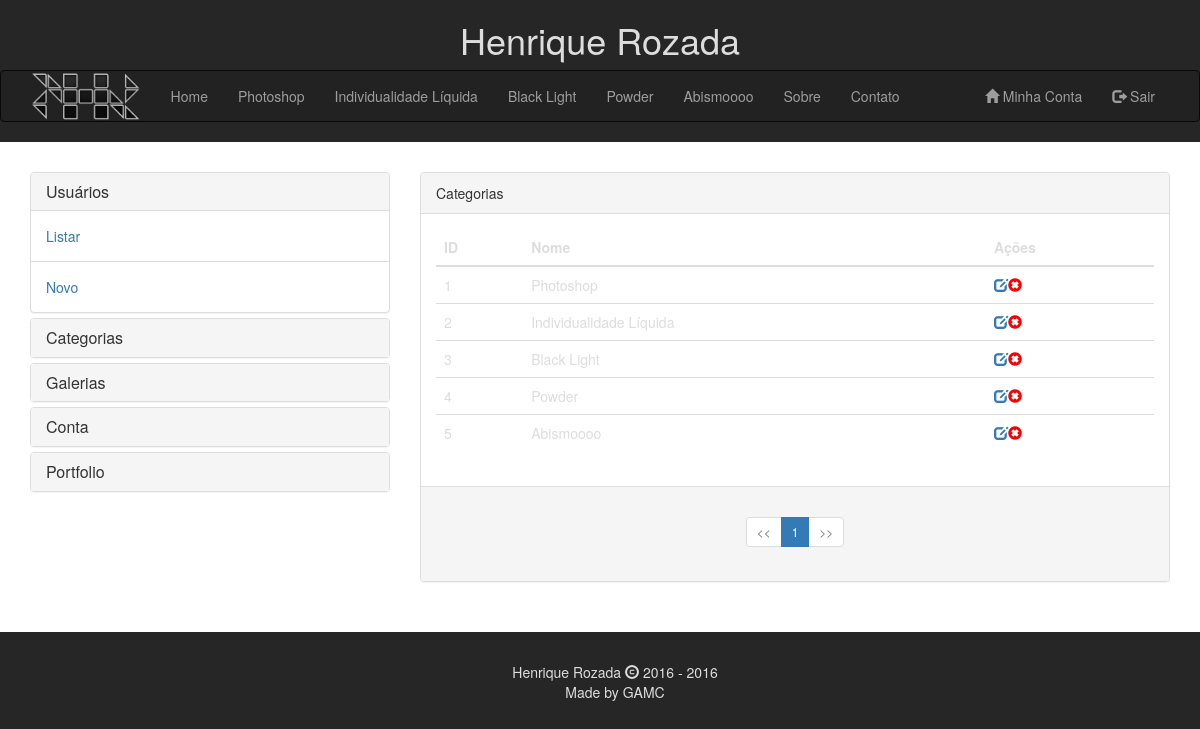
Page /categories/listCat.php (signed in) on the committed database.
### tables this page shows
CREATE TABLE `categories` (
  `id` int(11) NOT NULL,
  `name` varchar(50) NOT NULL
);

### categories/listCat.php (the view, shortened to what this page needs)
<?php
include "../template/header.php";
include "../conn/connection.php";
if (isset($_SESSION['email'])):
    $currentPage = isset($_GET['page'])?$_GET['page']: 1;
    $offset = 20 * ($currentPage-1);
    $catStmt = $conn->prepare('SELECT * from categories LIMIT 20 OFFSET ' . $offset);
    $catStmt->execute();
    $categories = $catStmt->fetchAll();
    $queryRes = $conn->query('SELECT count(*) from categories');
    $count = $queryRes->fetchColumn();
    ?>
    <article>
        <div class="container">
            <div class="row">
                <?php include "../dbmenu.php"; ?>
                <div class="col-sm-8">
                    <div class="row">
                        <div class="col-sm-12">
                            <div class="panel panel-default">
                                <div class="panel-heading">Categorias</div>
                                <div class="panel-body">
                                    <div class="table-responsive">
                                        <table id="categoryTable" class="table table-hover">
                                            <thead>
                                                <tr>
                                                    <th>ID</th>
                                                    <th>Nome</th>
                                                    <th>Ações</th>
                                                </tr>
                                            </thead>
                                            <tbody>
                                                <?php foreach ($categories as $category): ?>
                                                    <tr>
                                                        <td><?php echo $category['id'] ?></td>
                                                        <td><?php echo $category['name'] ?></td>
                                                        <td><a href="/categories/editCat.php?id=<?php echo $category['id']?>"><span class="glyphicon glyphicon-edit"></span></a><button class="fakeLink" onclick="deleteRowCategory(this,<?php echo $category['id'] ?>)"><span class="glyphicon glyphicon-remove-sign"></span></button></td>
                                                    </tr>
                                                <?php endforeach; ?>
                                            </tbody>
                                        </table>
                                    </div>
                                </div>
                                <div class="panel-footer text-center">
                                    <ul class="pagination pagination-sm">
                                        <?php
                                        $numPages = ceil($count / 20);
                                        $minPage = $currentPage - 2 > 0 ? $currentPage - 2 : 1;
                                        $maxPage = $currentPage + 2 < $numPages ? $currentPage + 2 : $numPages;
                                        if($currentPage>1){
                                            echo '<li><a href="listCat.php?page='.($currentPage-1).'">&#60&#60</a></li>';
                                        }else{
                                            echo '<li class="disabled"><a href="">&#60&#60</a></li>';
                                        }
                                        for($i = $minPage; $i <= $maxPage; $i++):?>
                                        <li class="<?php echo $i==$currentPage? 'active':''?>"><a href="listCat.php?page=<?php echo $i?>"><?php echo $i ?></a></li>
                                        <?php endfor;
                                        if($currentPage<$maxPage){
                                            echo '<li><a href="listCat.php?page='.($currentPage+1).'">&#62&#62</a></li>';
                                        }else{
                                            echo '<li class="disabled"><a href="">&#62&#62</a></li>';
                                        }?>
                                    </ul></div>
                            </div>
                        </div>
                    </div>
                </div>
            </div>
        </div>
    </article>
<?php
endif;
include "../template/footer.php";
?>

### template/header.php (shortened to what this page needs)
<?php session_start();
$path = $_SERVER['DOCUMENT_ROOT'];
include $path."/conn/connection.php";
$stmt = $conn->prepare('SELECT * from categories');
$stmt->execute();
$categories = $stmt->fetchAll();
?>
<!DOCTYPE html>
<html lang="pt-BR">
	<head>
		<link rel="stylesheet" href="http://maxcdn.bootstrapcdn.com/bootstrap/3.3.6/css/bootstrap.min.css">
		<link rel="stylesheet" type="text/css" href="/style.css"/>
	</head>
	<body>
		<header>
			<h1 class="text-center">Henrique Rozada</h1>
		</header>
		<nav class="navbar navbar-inverse">
			<div class="container">
				<div class="navbar-header">
					<a class="navbar-brand image-logo" href="/index.php"><img src="/Imagens/HR.png" alt="Logo HR" /></a>
				</div>
				<div class="collapse navbar-collapse" id="myNavbar">
					<ul class="nav navbar-nav">
						<li <?php if($_SERVER['PHP_SELF'] == "/index.php"){echo 'class="active"';}?>><a href="/index.php">Home</a></li>
                                                <?php foreach ($categories as $category):?>
                                                <li <?php if(isset($_GET['cid']) && htmlspecialchars($_GET['cid']) == $category['id']){echo 'class="active"';}?>><a href="<?php echo "/category.php?cid=".$category['id']?>"><?php echo $category['name']?></a></li>
                                                <?php endforeach;?>
						<li <?php if($_SERVER['PHP_SELF'] == "/about.php"){echo 'class="active"';}?>><a href="/about.php">Sobre</a></li>
						<li <?php if($_SERVER['PHP_SELF'] == "/contato.php"){echo 'class="active"';}?>><a href="/contato.php">Contato</a></li>
					</ul>
					<ul class="nav navbar-nav navbar-right">
					<?php if(!isset($_SESSION['email'])):?>
						<li><a href="/login.php"><span class="glyphicon glyphicon-log-in"></span> Entrar</a></li>
					<?php else:?>
						<li><a href="/dashboard.php"><span class="glyphicon glyphicon-home"></span> Minha Conta</a></li>
						<li><a href="/logout.php"><span class="glyphicon glyphicon-log-out"></span> Sair</a></li>
					<?php endif;?>
					</ul>
				</div>
			</div>
		</nav>

### style.css (style rules this page uses)
body { background-color: #262626; color: #ddd }
article { background-color: #fff; padding: 30px 0px; }
.image-logo { padding-top: 0px; padding-bottom: 0px; }
.image-logo img { height: inherit; }
.fakeLink { background: none; padding: 0px; border: 0px; color: red; }

### rows in the picture
categories: name "Photoshop", id "1"
categories: name "Individualidade Líquida", id "2"
categories: name "Black Light", id "3"
categories: name "Powder", id "4"
categories: name "Abismoooo", id "5"
